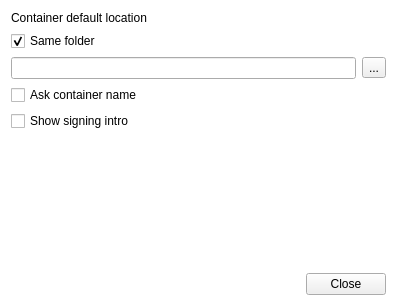
<ui version="4.0" >
 <class>Settings</class>
 <widget class="QWidget" name="Settings" >
  <property name="windowModality" >
   <enum>Qt::WindowModal</enum>
  </property>
  <property name="geometry" >
   <rect>
    <x>0</x>
    <y>0</y>
    <width>397</width>
    <height>306</height>
   </rect>
  </property>
  <property name="windowTitle" >
   <string>Settings</string>
  </property>
  <property name="styleSheet" >
   <string notr="true" >#Settings { background: white; }
QLabel, QLineEdit, QCheckBox, QGroupBox { font: 8pt "Arial Baltic"; }

</string>
  </property>
  <layout class="QVBoxLayout" name="verticalLayout" >
   <item>
    <widget class="QLabel" name="label" >
     <property name="text" >
      <string>Container default location</string>
     </property>
    </widget>
   </item>
   <item>
    <widget class="QCheckBox" name="defaultSameDir" >
     <property name="text" >
      <string>Same folder</string>
     </property>
     <property name="checked" >
      <bool>true</bool>
     </property>
    </widget>
   </item>
   <item>
    <layout class="QHBoxLayout" name="horizontalLayout" >
     <item>
      <widget class="QLineEdit" name="defaultDir" >
       <property name="readOnly" >
        <bool>true</bool>
       </property>
      </widget>
     </item>
     <item>
      <widget class="QToolButton" name="selectDefaultDir" >
       <property name="text" >
        <string>...</string>
       </property>
      </widget>
     </item>
    </layout>
   </item>
   <item>
    <widget class="QCheckBox" name="askSaveAs" >
     <property name="text" >
      <string>Ask container name</string>
     </property>
    </widget>
   </item>
   <item>
    <widget class="QCheckBox" name="showIntro" >
     <property name="text" >
      <string>Show signing intro</string>
     </property>
    </widget>
   </item>
   <item>
    <spacer name="verticalSpacer" >
     <property name="orientation" >
      <enum>Qt::Vertical</enum>
     </property>
     <property name="sizeHint" stdset="0" >
      <size>
       <width>20</width>
       <height>40</height>
      </size>
     </property>
    </spacer>
   </item>
   <item>
    <widget class="QDialogButtonBox" name="buttonBox" >
     <property name="standardButtons" >
      <set>QDialogButtonBox::Close</set>
     </property>
    </widget>
   </item>
  </layout>
 </widget>
 <tabstops>
  <tabstop>defaultDir</tabstop>
  <tabstop>selectDefaultDir</tabstop>
  <tabstop>showIntro</tabstop>
 </tabstops>
 <resources/>
 <connections>
  <connection>
   <sender>showIntro</sender>
   <signal>stateChanged(int)</signal>
   <receiver>Settings</receiver>
   <slot>save()</slot>
   <hints>
    <hint type="sourcelabel" >
     <x>219</x>
     <y>131</y>
    </hint>
    <hint type="destinationlabel" >
     <x>217</x>
     <y>188</y>
    </hint>
   </hints>
  </connection>
  <connection>
   <sender>askSaveAs</sender>
   <signal>stateChanged(int)</signal>
   <receiver>Settings</receiver>
   <slot>save()</slot>
   <hints>
    <hint type="sourcelabel" >
     <x>226</x>
     <y>95</y>
    </hint>
    <hint type="destinationlabel" >
     <x>226</x>
     <y>207</y>
    </hint>
   </hints>
  </connection>
  <connection>
   <sender>defaultSameDir</sender>
   <signal>stateChanged(int)</signal>
   <receiver>Settings</receiver>
   <slot>save()</slot>
   <hints>
    <hint type="sourcelabel" >
     <x>226</x>
     <y>39</y>
    </hint>
    <hint type="destinationlabel" >
     <x>226</x>
     <y>207</y>
    </hint>
   </hints>
  </connection>
  <connection>
   <sender>buttonBox</sender>
   <signal>clicked(QAbstractButton*)</signal>
   <receiver>Settings</receiver>
   <slot>close()</slot>
   <hints>
    <hint type="sourcelabel" >
     <x>226</x>
     <y>394</y>
    </hint>
    <hint type="destinationlabel" >
     <x>226</x>
     <y>207</y>
    </hint>
   </hints>
  </connection>
 </connections>
 <slots>
  <slot>save()</slot>
 </slots>
</ui>
